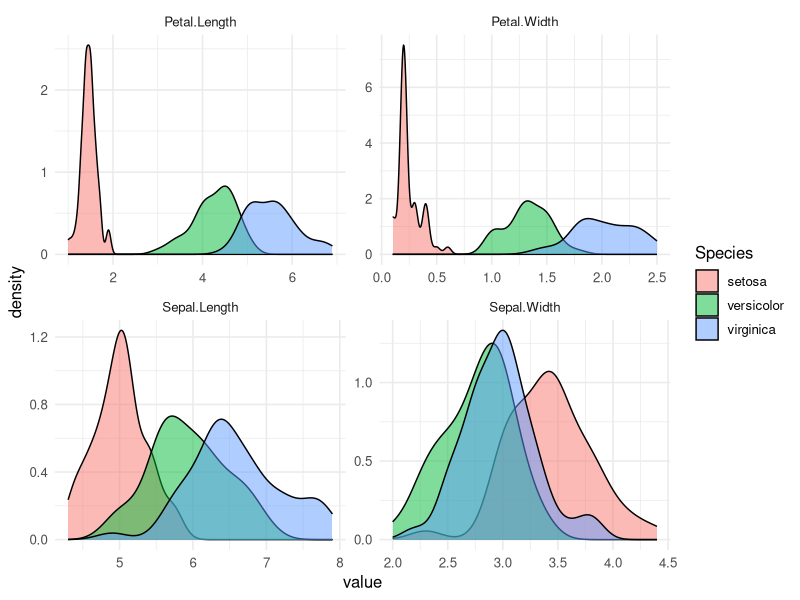

This chart was generated by the following R code:
# ============================================================
# Biostatistics Courses
# Course 4 — Week 1, Session 3: PCA, factor analysis, CCA, LDA
# ============================================================

# --- 0. Setup --------------------------------------------------
library(tidyverse)
library(MASS)
set.seed(42)
theme_set(theme_minimal(base_size = 12))

# --- 1. Hypothesis / Goal --------------------------------------
# Compare PCA (unsupervised) and LDA (supervised) projections on
# iris, and classify species with LDA.

# --- 2. Data ---------------------------------------------------
d <- iris

# --- 3. Visualise ----------------------------------------------
p1 <- d |>
  pivot_longer(-Species) |>
  ggplot(aes(value, fill = Species)) +
  geom_density(alpha = 0.5) +
  facet_wrap(~ name, scales = "free")
print(p1)

# --- 4. Assumptions --------------------------------------------
# PCA: centred features. LDA: approximately Gaussian per class with
# common covariance.

# --- 5. Conduct / Fit ------------------------------------------
pca <- prcomp(d[, 1:4], scale. = TRUE)
lda_fit <- lda(Species ~ ., data = d)

idx <- sample(nrow(d), 0.7 * nrow(d))
fit2 <- lda(Species ~ ., data = d[idx, ])
pred <- predict(fit2, d[-idx, ])$class
acc <- mean(pred == d$Species[-idx])

# --- 6. Report -------------------------------------------------
cat(sprintf("PC1+PC2 variance explained: %.1f%%\n",
            sum(summary(pca)$importance[2, 1:2]) * 100))
cat(sprintf("LDA hold-out accuracy: %.1f%%\n", acc * 100))
